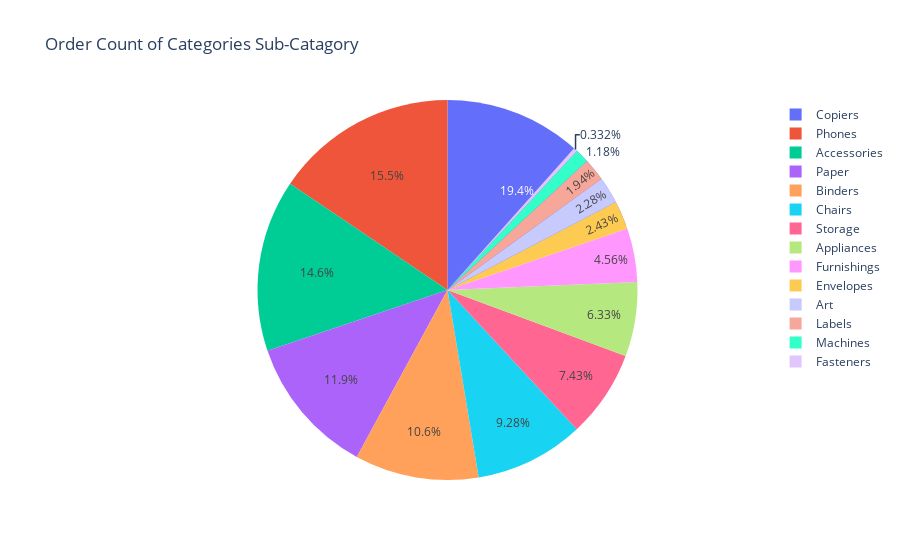

Here is the notebook cell this chart was saved with:
### Code cell
fig =px.pie(csv,names='Sub-Category',values='Profit',title="Order Count of Categories Sub-Catagory")
fig.show()

### Figure 1 — Plotly figure (JSON) as saved in the notebook; plotly's stock layout.template omitted (floating-point values rounded to 4 significant figures; data arrays with more than 128 entries replaced by an {"elided": "..."} marker saying what was removed)
{"data": [{"domain": {"x": [0, 1], "y": [0, 1]}, "hovertemplate": "Sub-Category=%{label}<br>Profit=%{value}<extra></extra>", "labels": {"elided": "9994 str values"}, "legendgroup": "", "name": "", "showlegend": true, "type": "pie", "values": {"elided": "9994 float values"}}], "layout": {"autosize": true, "legend": {"tracegroupgap": 0}, "title": {"text": "Order Count of Categories Sub-Catagory"}}}
